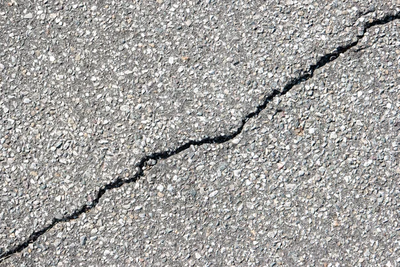
//> input picture lab05/Asphalt-1.png, 400 x 267 px, shrunk from 600 x 400 before the run
$ ./task1   (built with g++ and OpenCV 4)
//> lines starting //> are read from the running program, lines starting //| are printed output that depends on the picture; after the words box and inside, x2 and y2 are one past the last pixel; in counts of white or black regions, pixels touching at a corner belong together
#include <iostream>
#include <opencv2/opencv.hpp>

using namespace std;
using namespace cv;

int main() {
    vector<string> imagePaths = {"Asphalt-1.png", "Asphalt-2.png", "Asphalt-3.png"};

    for (const auto& imagePath : imagePaths) {
        Mat image = imread(imagePath, IMREAD_GRAYSCALE);
//> image: 267 rows x 400 cols, CV_8UC1; min 0, max 255, mean 160.5
        Mat binaryImage(image.rows, image.cols, CV_8UC1, Scalar(0));

        //blur image
        GaussianBlur(image, image, Size(3, 3), 0);
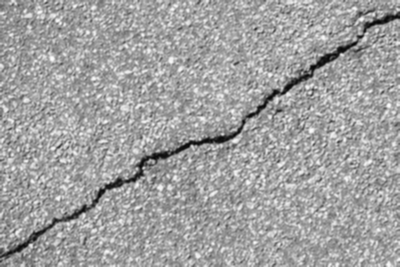
//> image: 267 rows x 400 cols, CV_8UC1; min 5, max 253, mean 160.6
        GaussianBlur(image, image, Size(3, 3), 0);

        //log transform method
        Mat logImage(image.rows, image.cols, CV_8UC1, Scalar(0));
        for (int i = 0; i < image.rows; i++) {
            for (int j = 0; j < image.cols; j++) {
                logImage.at<uchar>(i, j) = (uchar)(255 * log(1 + image.at<uchar>(i, j)) / log(256));
            }
        }
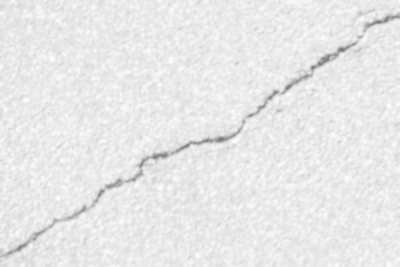
//> logImage: 267 rows x 400 cols, CV_8UC1; min 114, max 253, mean 232.4

        //normalize image
        normalize(logImage, logImage, 0, 255, NORM_MINMAX, CV_8UC1);
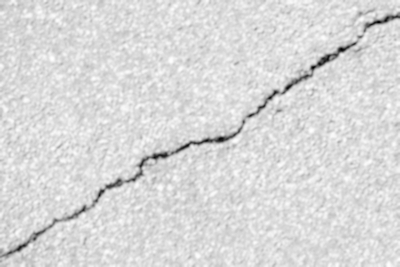
//> logImage: 267 rows x 400 cols, CV_8UC1; min 0, max 255, mean 217.1

        //bilateral filter
        Mat bilateralImage(image.rows, image.cols, CV_8UC1, Scalar(0));
        bilateralFilter(logImage, bilateralImage, 7, 75, 75);

        //canny edge detection
        Canny(bilateralImage, binaryImage, 60, 150, 3);
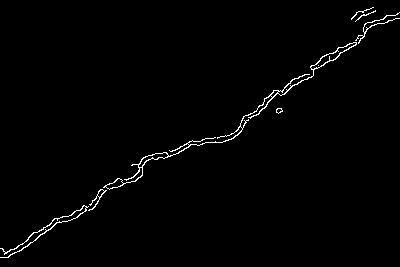
//> binaryImage: 267 rows x 400 cols, CV_8UC1; 1.2% white in thin lines or dots
        imshow("Binary Image", binaryImage);
        waitKey(0);

    }
//> pass 2 of the loop `for (const auto& imagePath : imagePaths)`:
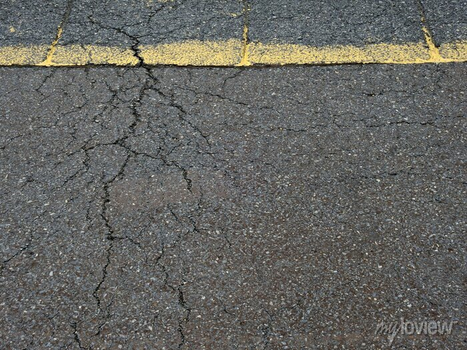
//> input picture lab05/Asphalt-2.png, 467 x 350 px, shrunk from 700 x 525 before the run
//> after the loop `for (int i = 0; i < image.rows; i++)`:
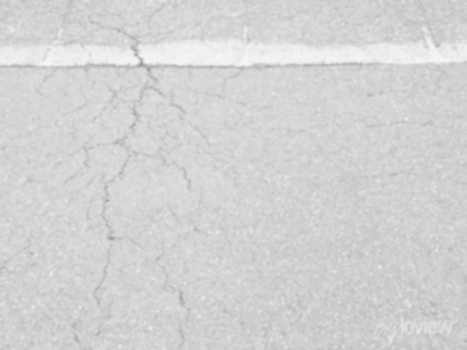
//> logImage: 350 rows x 467 cols, CV_8UC1; min 148, max 247, mean 211.2
//> bilateralImage: 350 rows x 467 cols, CV_8UC1
//> `Canny(bilateralImage, binaryImage, 60, 150, 3);`:
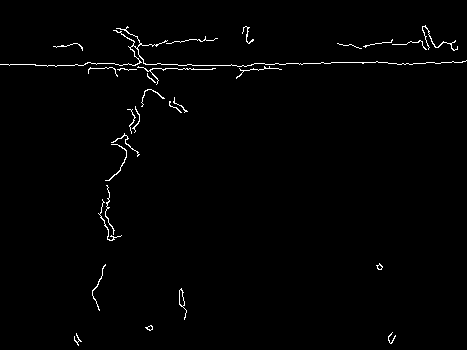
//> binaryImage: 350 rows x 467 cols, CV_8UC1; 1.2% white in thin lines or dots
//> pass 3 of the loop `for (const auto& imagePath : imagePaths)`:
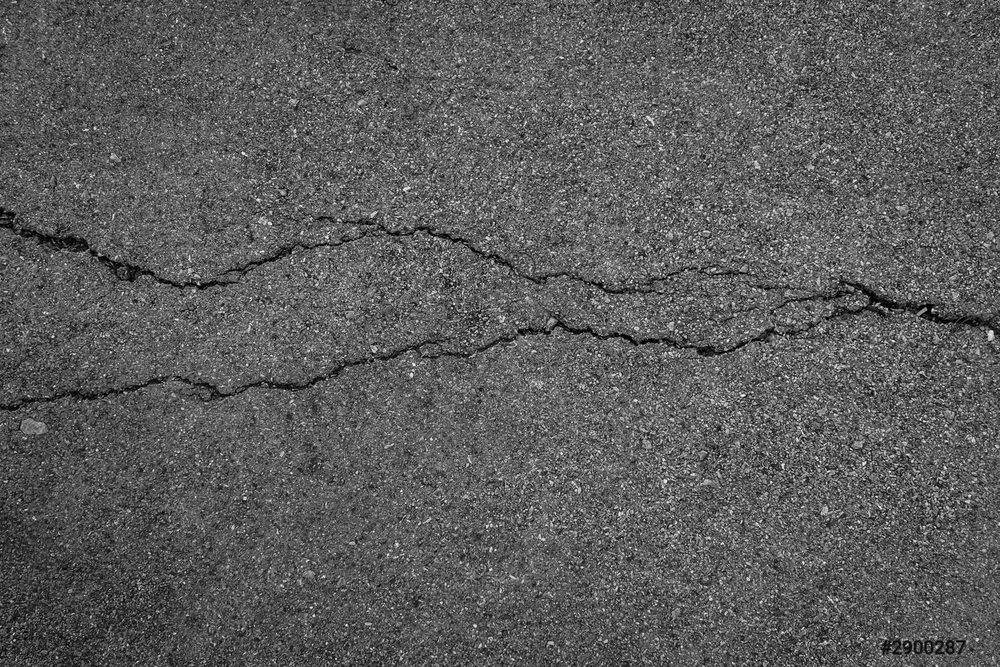
//> input picture lab05/Asphalt-3.png, 1000 x 667 px, shrunk from 1500 x 1000 before the run
//> image is the input picture: 667 rows x 1000 cols, CV_8UC1; min 0, max 255, mean 92
//> after the loop `for (int i = 0; i < image.rows; i++)`:
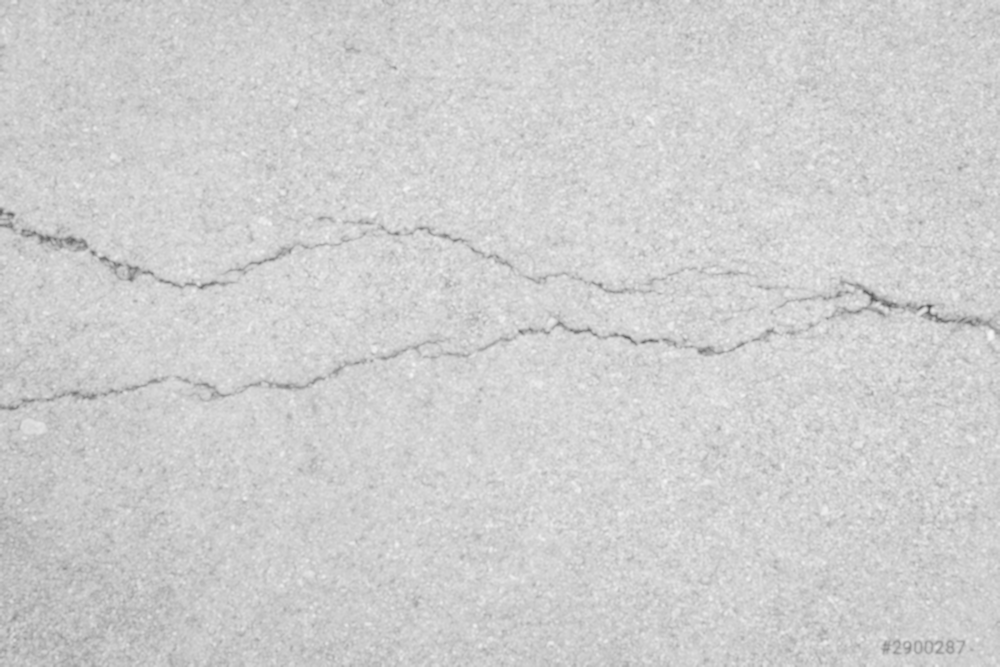
//> logImage: 667 rows x 1000 cols, CV_8UC1; min 74, max 246, mean 206.9
//> bilateralImage: 667 rows x 1000 cols, CV_8UC1
//> `Canny(bilateralImage, binaryImage, 60, 150, 3);`:
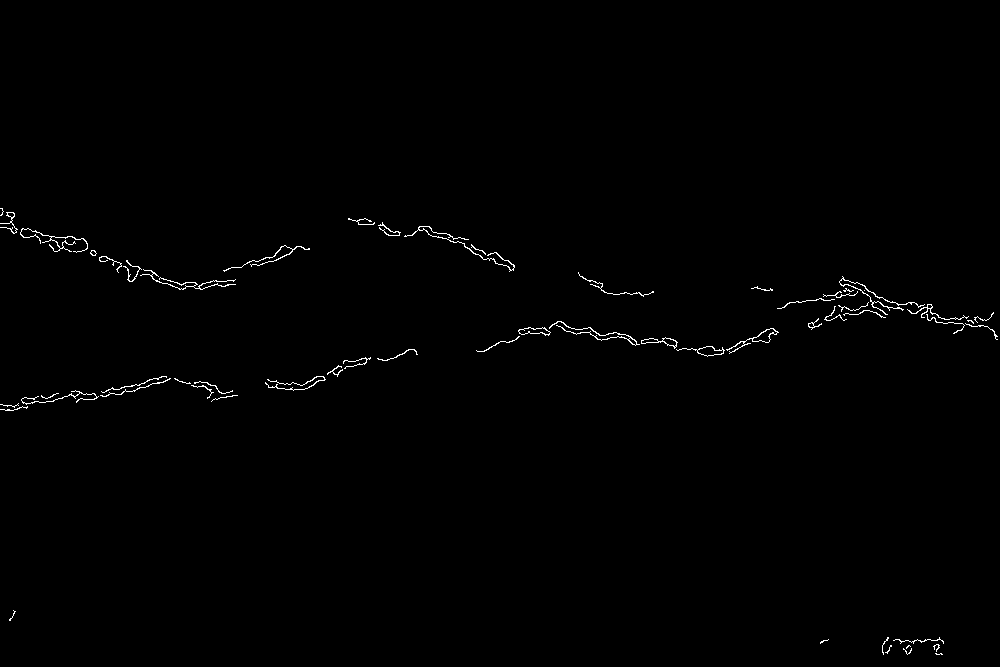
//> binaryImage: 667 rows x 1000 cols, CV_8UC1; 0.6% white in thin lines or dots, all inside (x1, y1, x2, y2) = (0, 208, 998, 655)

    return 0;
}
